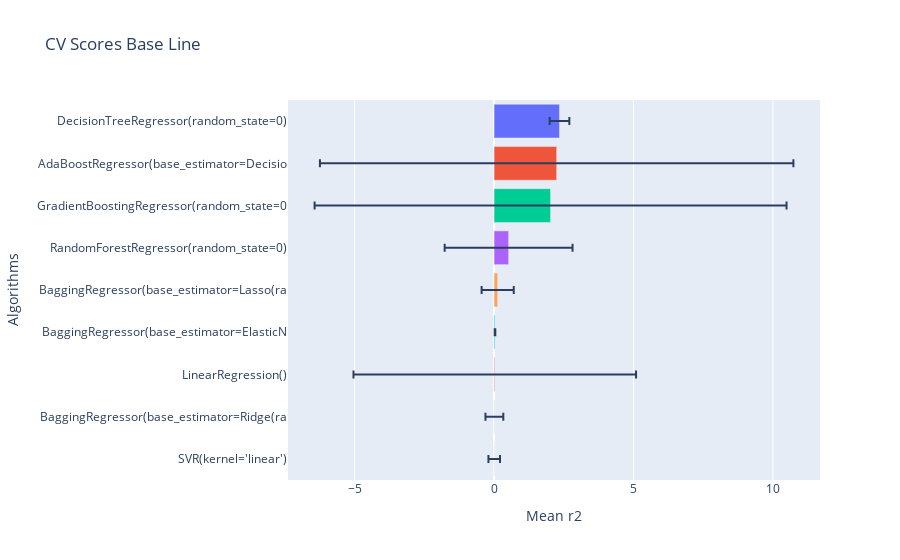

The code cell stored with this chart in its notebook:
### Code cell
gp.crossval_models(x_train,y_train,10,lista_estimadores,"r2")

### Figure 1 — Plotly figure (JSON) as saved in the notebook; plotly's stock layout.template omitted (floating-point values rounded to 4 significant figures)
{"data": [{"alignmentgroup": "True", "error_x": {"array": [0.3531]}, "hovertemplate": "Algorithms=%{y}<br>Mean r2=%{x}<extra></extra>", "legendgroup": "DecisionTreeRegressor(random_state=0)", "marker": {"color": "#636efa", "pattern": {"shape": ""}}, "name": "DecisionTreeRegressor(random_state=0)", "offsetgroup": "DecisionTreeRegressor(random_state=0)", "orientation": "h", "showlegend": true, "textposition": "auto", "type": "bar", "x": [2.346], "xaxis": "x", "y": ["DecisionTreeRegressor(random_state=0)"], "yaxis": "y"}, {"alignmentgroup": "True", "error_x": {"array": [8.489]}, "hovertemplate": "Algorithms=%{y}<br>Mean r2=%{x}<extra></extra>", "legendgroup": "AdaBoostRegressor(base_estimator=Decisio", "marker": {"color": "#EF553B", "pattern": {"shape": ""}}, "name": "AdaBoostRegressor(base_estimator=Decisio", "offsetgroup": "AdaBoostRegressor(base_estimator=Decisio", "orientation": "h", "showlegend": true, "textposition": "auto", "type": "bar", "x": [2.245], "xaxis": "x", "y": ["AdaBoostRegressor(base_estimator=Decisio"], "yaxis": "y"}, {"alignmentgroup": "True", "error_x": {"array": [8.461]}, "hovertemplate": "Algorithms=%{y}<br>Mean r2=%{x}<extra></extra>", "legendgroup": "GradientBoostingRegressor(random_state=0", "marker": {"color": "#00cc96", "pattern": {"shape": ""}}, "name": "GradientBoostingRegressor(random_state=0", "offsetgroup": "GradientBoostingRegressor(random_state=0", "orientation": "h", "showlegend": true, "textposition": "auto", "type": "bar", "x": [2.026], "xaxis": "x", "y": ["GradientBoostingRegressor(random_state=0"], "yaxis": "y"}, {"alignmentgroup": "True", "error_x": {"array": [2.293]}, "hovertemplate": "Algorithms=%{y}<br>Mean r2=%{x}<extra></extra>", "legendgroup": "RandomForestRegressor(random_state=0)", "marker": {"color": "#ab63fa", "pattern": {"shape": ""}}, "name": "RandomForestRegressor(random_state=0)", "offsetgroup": "RandomForestRegressor(random_state=0)", "orientation": "h", "showlegend": true, "textposition": "auto", "type": "bar", "x": [0.5212], "xaxis": "x", "y": ["RandomForestRegressor(random_state=0)"], "yaxis": "y"}, {"alignmentgroup": "True", "error_x": {"array": [0.576]}, "hovertemplate": "Algorithms=%{y}<br>Mean r2=%{x}<extra></extra>", "legendgroup": "BaggingRegressor(base_estimator=Lasso(ra", "marker": {"color": "#FFA15A", "pattern": {"shape": ""}}, "name": "BaggingRegressor(base_estimator=Lasso(ra", "offsetgroup": "BaggingRegressor(base_estimator=Lasso(ra", "orientation": "h", "showlegend": true, "textposition": "auto", "type": "bar", "x": [0.1295], "xaxis": "x", "y": ["BaggingRegressor(base_estimator=Lasso(ra"], "yaxis": "y"}, {"alignmentgroup": "True", "error_x": {"array": [0.0108]}, "hovertemplate": "Algorithms=%{y}<br>Mean r2=%{x}<extra></extra>", "legendgroup": "BaggingRegressor(base_estimator=ElasticN", "marker": {"color": "#19d3f3", "pattern": {"shape": ""}}, "name": "BaggingRegressor(base_estimator=ElasticN", "offsetgroup": "BaggingRegressor(base_estimator=ElasticN", "orientation": "h", "showlegend": true, "textposition": "auto", "type": "bar", "x": [0.03354], "xaxis": "x", "y": ["BaggingRegressor(base_estimator=ElasticN"], "yaxis": "y"}, {"alignmentgroup": "True", "error_x": {"array": [5.066]}, "hovertemplate": "Algorithms=%{y}<br>Mean r2=%{x}<extra></extra>", "legendgroup": "LinearRegression()", "marker": {"color": "#FF6692", "pattern": {"shape": ""}}, "name": "LinearRegression()", "offsetgroup": "LinearRegression()", "orientation": "h", "showlegend": true, "textposition": "auto", "type": "bar", "x": [0.02526], "xaxis": "x", "y": ["LinearRegression()"], "yaxis": "y"}, {"alignmentgroup": "True", "error_x": {"array": [0.3198]}, "hovertemplate": "Algorithms=%{y}<br>Mean r2=%{x}<extra></extra>", "legendgroup": "BaggingRegressor(base_estimator=Ridge(ra", "marker": {"color": "#B6E880", "pattern": {"shape": ""}}, "name": "BaggingRegressor(base_estimator=Ridge(ra", "offsetgroup": "BaggingRegressor(base_estimator=Ridge(ra", "orientation": "h", "showlegend": true, "textposition": "auto", "type": "bar", "x": [0.01141], "xaxis": "x", "y": ["BaggingRegressor(base_estimator=Ridge(ra"], "yaxis": "y"}, {"alignmentgroup": "True", "error_x": {"array": [0.2075]}, "hovertemplate": "Algorithms=%{y}<br>Mean r2=%{x}<extra></extra>", "legendgroup": "SVR(kernel='linear')", "marker": {"color": "#FF97FF", "pattern": {"shape": ""}}, "name": "SVR(kernel='linear')", "offsetgroup": "SVR(kernel='linear')", "orientation": "h", "showlegend": true, "textposition": "auto", "type": "bar", "x": [0.005081], "xaxis": "x", "y": ["SVR(kernel='linear')"], "yaxis": "y"}], "layout": {"barmode": "relative", "legend": {"title": {"text": "Algorithms"}, "tracegroupgap": 0}, "showlegend": false, "title": {"text": "CV Scores Base Line"}, "xaxis": {"anchor": "y", "domain": [0, 1], "title": {"text": "Mean r2"}}, "yaxis": {"anchor": "x", "categoryarray": ["SVR(kernel='linear')", "BaggingRegressor(base_estimator=Ridge(ra", "LinearRegression()", "BaggingRegressor(base_estimator=ElasticN", "BaggingRegressor(base_estimator=Lasso(ra", "RandomForestRegressor(random_state=0)", "GradientBoostingRegressor(random_state=0", "AdaBoostRegressor(base_estimator=Decisio", "DecisionTreeRegressor(random_state=0)"], "categoryorder": "array", "domain": [0, 1], "title": {"text": "Algorithms"}}}}
